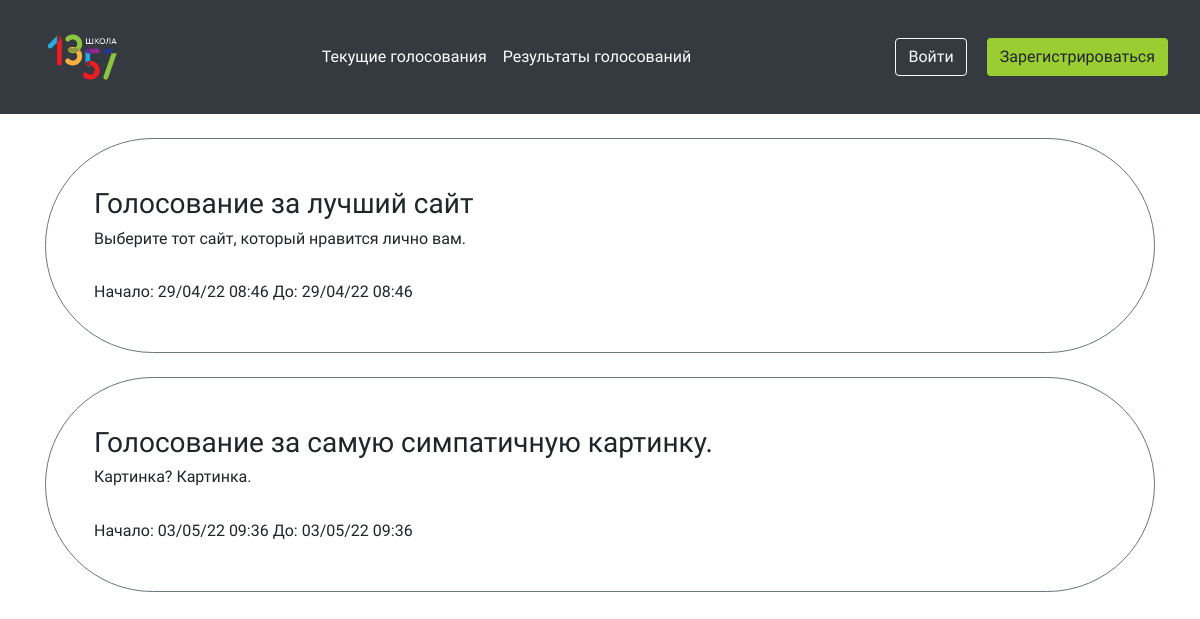
Before: / with the older database file.
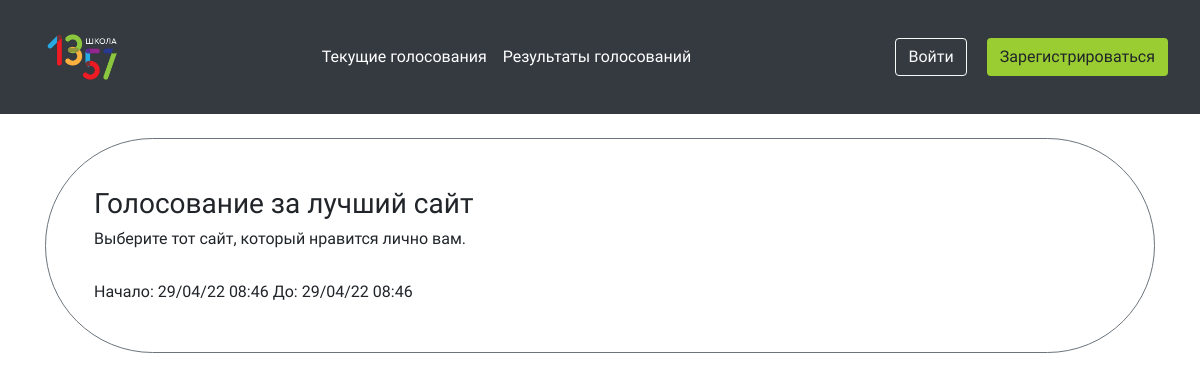
After: the same page with the newer database file.
### db_data/votes.py (models this page shows)
class Vote(SqlAlchemyBase, SerializerMixin):
    __tablename__ = 'votes'
    id = sqlalchemy.Column(sqlalchemy.Integer, primary_key=True, autoincrement=True)
    title = sqlalchemy.Column(sqlalchemy.String, nullable=True)
    icon = sqlalchemy.Column(sqlalchemy.String, nullable=True)
    description = sqlalchemy.Column(sqlalchemy.Text, nullable=True)
    start_date = sqlalchemy.Column(sqlalchemy.DateTime, default=dt.datetime.now())
    stop_date = sqlalchemy.Column(sqlalchemy.DateTime, default=dt.datetime.now())
    author_id = sqlalchemy.Column(sqlalchemy.Integer, sqlalchemy.ForeignKey('users.id'))
    author = orm.relation('User')
    voters = orm.relation("User",  # votes.voters.append(current_user)
                          secondary="users_to_votes",
                          back_populates="passed_votes")
    groups = orm.relation("Group",
                          secondary="votes_to_groups",
                          back_populates="votes")
    questions = orm.relation('Question', back_populates='vote')
    @property
    def formatted_start(self):
        return self.start_date.strftime("%d/%m/%y %H:%M")
    @property
    def formatted_stop(self):
        return self.stop_date.strftime("%d/%m/%y %H:%M")

### main.py (the view)
@app.route('/')
def run():
    db_sess = db_session.create_session()
    return render_template('index.html', votes=db_sess.query(Vote).all())

### db_data/db_session.py (called while the page is built)
def create_session() -> Session:
    global __factory
    return __factory()

### templates/index.html (shortened to what this page needs)
{% extends "base.html" %}
{% block content %}
{% for vote in votes%}
<div class="col-md6 border border-secondary rounded-pill mt-4 p-5">
    <h3>{{vote.title}}</h3>
    <div>
        <h6>{{vote.description}}</h6>
    </div>
    <div>
        Начало: {{vote.formatted_start}}     До: {{vote.formatted_stop}}
    </div>
</div>
{% endfor %}
{% endblock %}

### templates/base.html (shortened to what this page needs)
<!DOCTYPE html>
<html lang="en">
<head>
    <link rel="stylesheet"
          href="https://stackpath.bootstrapcdn.com/bootstrap/4.4.1/css/bootstrap.min.css"
>
</head>
<body>
<header class="p-3 text-white bg-dark">
    <div class="p-3 d-flex flex-wrap align-items-center justify-content-between">
        <div class="d-inline-flex col-12 col-lg-auto me-lg-auto mb-2 mb-md-0">
            <a href="/" class="d-flex align-items-center mb-2 mb-lg-0 text-white text-decoration-none">
                <img src="static/imgs/logo_1357.png" height="50">
            </a>
        </div>
        <div class="d-flex align-items-center">
            <ul class="nav col-12 col-lg-auto me-lg-auto mb-2 justify-content-between mb-md-0">
                <li><a href="#" class="nav-link px-2 text-white">Текущие голосования</a></li>
                <li><a href="#" class="nav-link px-2 text-white">Результаты голосований</a></li>
            </ul>
        </div>
        <div class="d-inline-flex justify-content-between text-end">
            {% if current_user.is_authenticated %}
            {% if current_user.is_admin or current_user.is_moderator %}
            <a href="create/new" type="button" class="btn mx-4" style="display: inline-block; background-color: #9ACD32; height: 40px">Создать</a>
            {% endif %}
            <div class="flex-shrink-0 dropdown">
                <a href="/" class="d-block link-dark text-decoration-none dropdown-toggle" id="dropdownUser2" data-bs-toggle="dropdown" aria-expanded="false">
                    <img src="static/imgs/icon.png" height="60" width="60" alt="Аккаунт" class="rounded-circle">
                </a>
                <ul class="dropdown-menu text-small shadow" aria-labelledby="dropdownUser2" style="color: #9ACD32">
                    <li><a class="dropdown-item" href="#">New project...</a></li>
                    <li><a class="dropdown-item" href="#">Settings</a></li>
                    <li><a class="dropdown-item" href="#">Profile</a></li>
                    <li><hr class="dropdown-divider"></li>
                    <li><a class="dropdown-item" href="/logout">Выйти из аккаунта</a></li>
                </ul>
                {% else %}
                <a href="login" type="button" class="btn btn-outline-light me-2" style="margin-right: 20px">Войти</a>
                <a href="register" type="button" class="btn" style="background-color: #9ACD32">Зарегистрироваться</a>
                {% endif %}
            </div>
        </div>
</header>
<main role="main" class="container">
    {% block content %}{% endblock %}
</main>
</body>
</html>

### templates/base.html (style rules this page uses)
body { font-family: 'Montserrat Alternates', sans-serif; }

Changed rows visible on the page:
removed Vote: title "Голосование за самую симпатичную картинку.", description "Картинка? Картинка.", formatted_start "03/05/22 09:36", formatted_stop "03/05/22 09:36"
